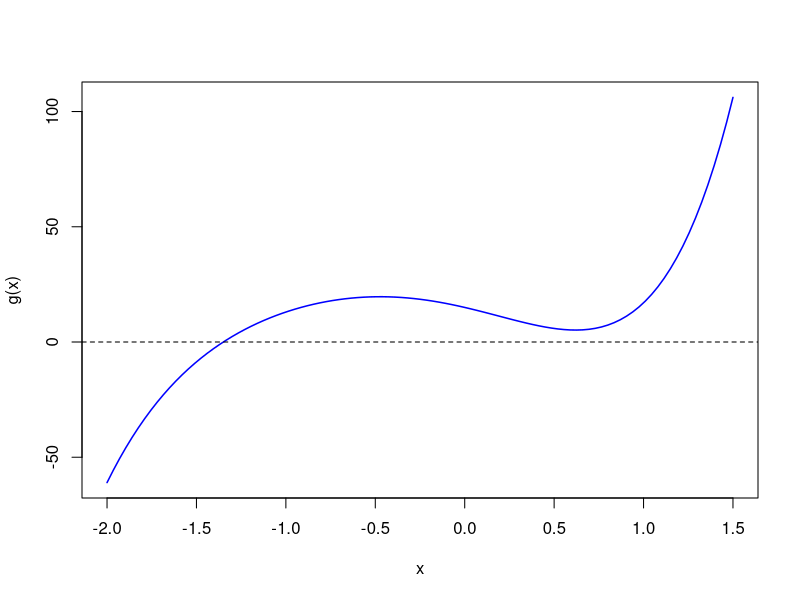

Recreate this plot in R.
# Monte Calro Integration
set.seed(1)
n <- 1000
u <- runif(n, 0, 1)
g_u <- exp(-u)
mean(g_u)

-exp(-1) + 1 # real integration calculation for comparison


# Optimization: Finding a root 
g <- function(x){
	4*x^5 + 12*x^4 + 16*x^3 -12*x^2 - 18*x + 15
}

curve(g, xlim = c(-2, 1.5), col = "blue", lwd = 1.5)
abline(h=0, lty = 2)

g(-1.5) # -8.625 < 0
g(-1) # 13 > 0

g(-1.25) # 4.589844 > 0

g(-1.375) # -1.297241 < 0

g(-1.3125) # 1.80827 > 0

g(-1.34375) # 0.2980543 > 0

g(-1.359375) # -0.4886841 < 0

g(-1.351562) # -0.09259752 < 0

# Naive implementation of bisection method
a <- -1.5
b <- -1
for(i in 1:20){
	m <- (a+b)/2
	if (g(a)*g(m) < 0){
		b <- m
	}
	else {
		a <- m
	}
	print(m, digits = 10)
}
#Testing Git Modification